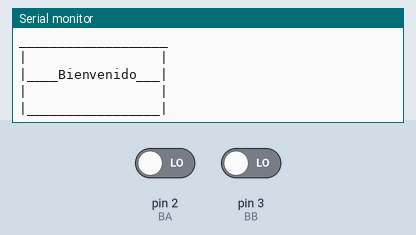
A sketch run on a simulated Arduino Uno, built with avr-gcc and run on an emulated ATmega328P. On the bench: the last lines printed to the serial monitor. The inputs (shaded band) are chosen by the test bench; at power-on: pin 2 (BA) LOW, pin 3 (BB) LOW.

Above: at 1.2 s.
1.3 s: pin 2 (BA) driven HIGH
At 2.3 s:
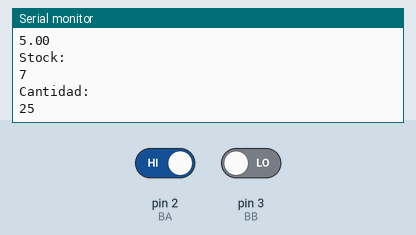
2.9 s: pin 2 (BA) driven LOW and pin 3 (BB) driven HIGH
At 8.0 s:
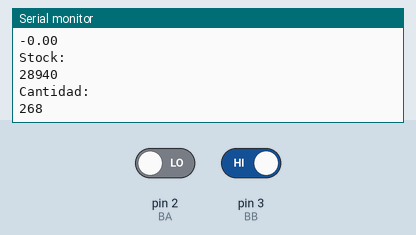
8.6 s: pin 2 (BA) driven HIGH
Timing chart, 0 to 11.6 s (numbered marks = the images above; inputs shaded):
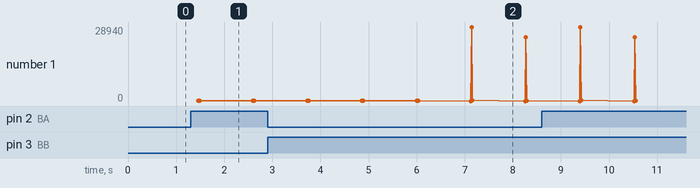

The sketch:

Practica2.ino
```cpp
/*
   Fundacion Kinal
   Centro educativo tecnico laboral Kinal
   Quinto perito
   Quinto electronica
   Codigo Tecnico: EB5AM / EB5AV
   Curso: Taller de electronica digital y reparacion de computadoras I
   Proyecto: Encender un led por medio de un pulsador
   Dev: Profe. Alejandro Lopez Navas
   Fecha: 30 de marzo
*/
#define BA  2    //Se define que el pin 2, se llamara BA que significa Boton A
#define BB  3     //Se define que el pin 3, se llamara BA que significa Boton b
int contador=1;  //Se define una variable, que servira como el contador

struct productos    // Definimos la estructura de nuestros datos
{
  char items[25];   //De finimos el tipo de variable que usaremos
  float precio;
  int stock;
  int cantidad;
};
productos P1 = {"Tortrix de barbacoa",1.00,2,1.50};  //Estos son nuestros productos los cuales son parte del struc: productos
productos P2 = {"Picarones",1.00,20,50};
productos P3 = {"Pingles",5.00,7,25};
productos P4 = {"Chetos",5.00,10,20};
productos ricitos []= {P1,P2,P3,P4}; // Aqui definimos cuantos productos tenemos a partir de los datos anteriores


void setup() {

  pinMode(BA, INPUT);
  pinMode(BB, INPUT);
  Serial.begin(9600);
  Serial.println("___________________");   //Menu de inicio
  Serial.println("|                 |");
  Serial.println("|____Bienvenido___|");
  Serial.println("|                 |");
  Serial.println("|_________________|");

}
void loop() {

          if(digitalRead(BA)==HIGH) //DigitalRead leera si el BA esta prendido o apagado
                                    // y el If hace que si el boton esta en HIGH
                                    //se ejecutara lo que se encuentra entre llaves{}
          {
            delay(100); //es el antirebote que se puede generar
         contador++;
          if(contador>3) contador=0;


          Serial.println("Productos disponibles");
          Serial.println("Nombre De Producto:");
          Serial.println(ricitos[contador].items);  //Es el struct con la variables
          Serial.println("Precio:");
          Serial.println(ricitos[contador].precio);
          Serial.println("Stock:");
          Serial.println(ricitos[contador].stock);
          Serial.println("Cantidad:");
          Serial.println(ricitos[contador].cantidad);
          delay(1000);
    }

     if(digitalRead(BB)==HIGH)      //DigitalRead leera si el BA esta prendido o apagado
                                    // y el If hace que si el boton esta en HIGH
                                    //se ejecutara lo que se encuentra entre llaves{}
     {
      delay(100); //es el antirebote que se puede generar
      contador--;

      if(contador<-2)  contador=3;
          Serial.println("Productos disponibles");
          Serial.println("Nombre De Producto:");
          Serial.println(ricitos[contador].items); //Es el struct con la variables
          Serial.println("Precio:");
          Serial.println(ricitos[contador].precio);
          Serial.println("Stock:");
          Serial.println(ricitos[contador].stock);
          Serial.println("Cantidad:");
          Serial.println(ricitos[contador].cantidad);
          delay(1000);

     }
}
```

Measured:
- after the input at 1.3 s, the serial monitor: prints a new line after 0.10 s (image 1)
- after the input at 2.9 s, the serial monitor: prints a new line after 4.2 s (image 2)
- plotted number 1: 20 → 110 after the input at 2.9 s
